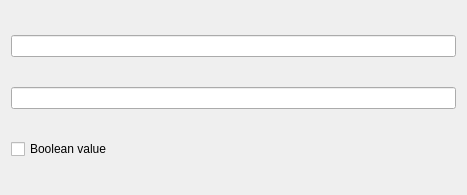
<?xml version="1.0" encoding="UTF-8"?>
<ui version="4.0">
    <class>Form</class>
    <widget class="QWidget" name="Form">
        <property name="geometry">
            <rect>
                <x>0</x>
                <y>0</y>
                <width>467</width>
                <height>195</height>
            </rect>
        </property>
        <property name="sizePolicy">
            <sizepolicy hsizetype="Preferred" vsizetype="Fixed">
                <horstretch>0</horstretch>
                <verstretch>0</verstretch>
            </sizepolicy>
        </property>
        <property name="windowTitle">
            <string>Form</string>
        </property>
        <layout class="QGridLayout" name="gridLayout">
            <item row="1" column="0" colspan="2">
                <widget class="QLineEdit" name="uiName">
                    <property name="readOnly">
                        <bool>true</bool>
                    </property>
                </widget>
            </item>
            <item row="0" column="0" colspan="2">
                <widget class="QLineEdit" name="uiCollection">
                    <property name="readOnly">
                        <bool>true</bool>
                    </property>
                </widget>
            </item>
            <item row="3" column="0">
                <widget class="QCheckBox" name="uiValue">
                    <property name="text">
                        <string>Boolean value</string>
                    </property>
                </widget>
            </item>
        </layout>
    </widget>
    <resources/>
    <connections/>
</ui>
